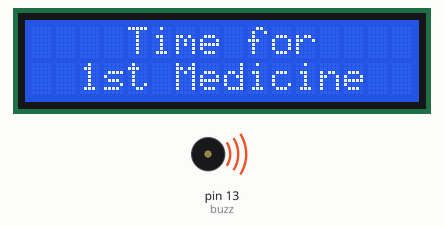
The sketch below on a simulated Arduino Uno, built with avr-gcc and run on an emulated ATmega328P. On the bench: 16×2 character LCD, buzzer (waves = sounding, pin HIGH).

Above: at 0.1 s.
At 7.1 s:
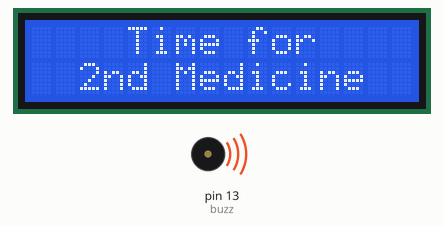
At 38.1 s:
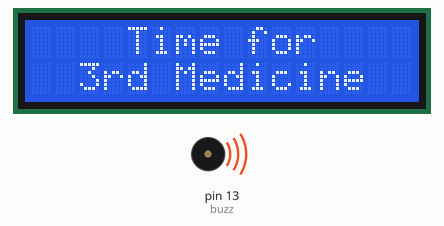
Timing chart, 0 to 39.6 s (numbered marks = the images above):
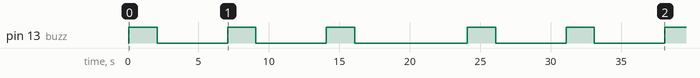

Measured:
- by itself, pin 13 (buzz): LOW → HIGH at 0.07 s, → LOW 2.0 s later, → HIGH 5.0 s later, → LOW 2.0 s later, … (11 changes in this stretch)
- what the display in image 1 shows lasts 2.0 s, from 7.1 s to 9.1 s

The sketch:

Automatic_Medicine_Reminder_and_Dispenser_system_.ino
```cpp
#include <LiquidCrystal.h>
#define D4 5
#define D5 4
#define D6 3
#define D7 2
#define E 11
#define RS 12
int buzz= 13;
LiquidCrystal LCD(12, 11, 5, 4, 3, 2);
void setup()
{
  pinMode(buzz, OUTPUT);
  LCD.begin(16, 2);
}
void loop()
{
  LCD.setCursor(4, 0);
  LCD.print("Time for");
  LCD.setCursor(2, 1);
  LCD.print("1st Medicine");
  digitalWrite(buzz, HIGH);
  delay(2000);
  digitalWrite(buzz, LOW);
  LCD.clear();
  delay(5000);
  LCD.setCursor(4, 0);
  LCD.print("Time for");
  LCD.setCursor(2, 1);
  LCD.print("2nd Medicine");
  digitalWrite(buzz, HIGH);
  delay(2000);
  digitalWrite(buzz, LOW);
  LCD.clear();
  delay(5000);
  LCD.setCursor(4, 0);
  LCD.print("Time for");
  LCD.setCursor(2, 1);
  LCD.print("3rd Medicine");
  digitalWrite(buzz, HIGH);
  delay(2000);
  digitalWrite(buzz, LOW);
  LCD.clear();
  delay(8000);
}
```
